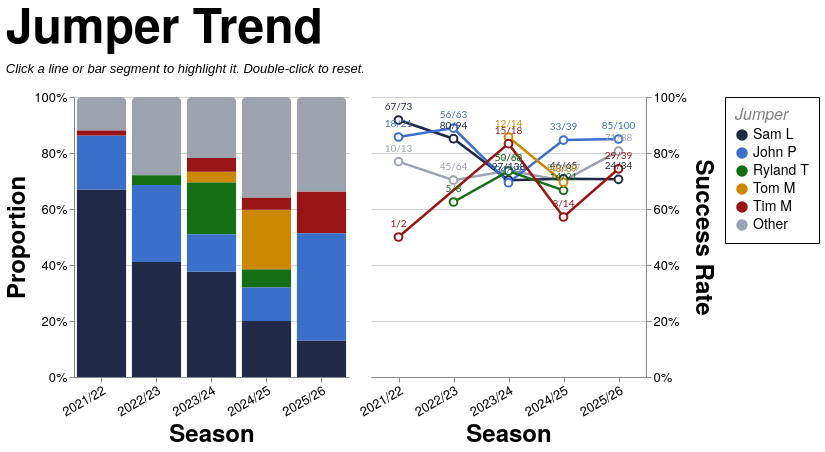

Write a Vega-Lite specification for this figure.
### Vega-Lite specification from a JSON file in a GitHub repository (floating-point values rounded to 4 significant figures; data arrays with more than 128 entries replaced by an {"elided": "..."} marker saying what was removed)
{"config": {"axis": {"labelFont": "PT Sans Narrow, Helvetica Neue, Helvetica, Arial, sans-serif", "titleFont": "PT Sans Narrow, Helvetica Neue, Helvetica, Arial, sans-serif", "labelFontSize": 13, "titleFontSize": 24, "gridColor": "#202947", "gridOpacity": 0.2, "zindex": 1}, "text": {"font": "Lato, sans-serif"}, "bar": {"cornerRadiusEnd": 5}, "header": {"labelFont": "PT Sans Narrow, Helvetica Neue, Helvetica, Arial, sans-serif", "titleFont": "PT Sans Narrow, Helvetica Neue, Helvetica, Arial, sans-serif", "labelFontSize": 24, "titleFontSize": 28, "labelFontWeight": "bold", "orient": "left"}, "legend": {"labelFont": "PT Sans Narrow, Helvetica Neue, Helvetica, Arial, sans-serif", "titleFont": "PT Sans Narrow, Helvetica Neue, Helvetica, Arial, sans-serif", "labelFontSize": 14, "titleFontSize": 16, "titlePadding": 5, "fillColor": "white", "strokeColor": "black", "padding": 10, "titleFontWeight": "lighter", "titleFontStyle": "italic", "titleColor": "gray", "offset": 10}, "title": {"font": "PT Sans Narrow, Helvetica Neue, Helvetica, Arial, sans-serif", "fontSize": 48, "fontWeight": "bold", "anchor": "start", "align": "center", "titlePadding": 20, "subtitlePadding": 10, "subtitleFontSize": 13, "subtitleColor": "", "subtitleFontStyle": "italic", "offset": 15, "color": "black"}, "axisX": {"labelAngle": 0}, "facet": {"title": null, "header": null, "align": {"row": "each", "column": "each"}, "spacing": 10}, "resolve": {"scale": {"y": "independent", "facet": "independent"}}, "background": "transparent", "scale": {"offsetBandPaddingOuter": 0.2, "offsetBandPaddingInner": 0.1}, "view": {"stroke": null, "background": "transparent"}}, "hconcat": [{"mark": {"type": "bar", "opacity": 0.85}, "encoding": {"color": {"field": "jumper_tier", "scale": {"domain": ["Sam L", "John P", "Ryland T", "Tom M", "Tim M", "Other"], "range": ["#202946", "#3a6fcc", "#146f14", "#cc8800", "#991515", "#9ca3af"]}, "title": "Jumper", "type": "nominal"}, "opacity": {"condition": {"param": "param_12", "value": 1.0, "empty": true}, "value": 0.2}, "order": {"field": "tier_sort_order", "sort": "ascending", "type": "quantitative"}, "tooltip": [{"field": "season", "title": "Season", "type": "nominal"}, {"field": "jumper_tier_name", "title": "Jumper", "type": "nominal"}, {"field": "attempts", "format": ",.0f", "title": "Attempts", "type": "quantitative"}, {"field": "won", "format": ",.0f", "title": "Won", "type": "quantitative"}, {"field": "success_rate", "format": ".1%", "title": "Success Rate", "type": "quantitative"}], "x": {"axis": {"labelAngle": -30}, "field": "season", "sort": ["2021/22", "2022/23", "2023/24", "2024/25", "2025/26"], "title": "Season", "type": "nominal"}, "y": {"axis": {"format": "%", "orient": "left"}, "field": "attempts", "stack": "normalize", "title": "Proportion", "type": "quantitative"}}, "height": 280, "name": "view_12", "transform": [{"filter": "(loSquad == 'All' || datum.squad == loSquad) && (loGameType == 'All' || (loGameType == 'League + Cup' && (datum.game_type == 'League' || datum.game_type == 'Cup')) || (loGameType == 'League only' && datum.game_type == 'League') || datum.game_type == loGameType) && (loThrower == 'All' || datum.thrower == loThrower) && (loArea == 'All' || datum.area == loArea) && (loNumbers == 'All' || datum.numbers == loNumbers)"}, {"aggregate": [{"op": "count", "as": "attempts"}, {"op": "sum", "field": "won", "as": "won"}], "groupby": ["season", "jumper_tier", "jumper_tier_name"]}, {"joinaggregate": [{"op": "sum", "field": "attempts", "as": "season_attempts"}], "groupby": ["season"]}, {"calculate": "datum.attempts / datum.season_attempts", "as": "norm_count"}, {"calculate": "datum.won / datum.attempts", "as": "success_rate"}, {"calculate": "datum.won + '/' + datum.attempts", "as": "won_attempts_label"}, {"calculate": "datum.jumper_tier == 'Sam L' ? 0 : datum.jumper_tier == 'John P' ? 1 : datum.jumper_tier == 'Ryland T' ? 2 : datum.jumper_tier == 'Tom M' ? 3 : datum.jumper_tier == 'Tim M' ? 4 : 999", "as": "tier_sort_order"}], "width": {"step": 55}}, {"layer": [{"mark": {"type": "line", "point": {"fill": "white", "filled": false, "size": 60}, "strokeWidth": 2.5}, "encoding": {"color": {"field": "jumper_tier", "scale": {"domain": ["Sam L", "John P", "Ryland T", "Tom M", "Tim M", "Other"], "range": ["#202946", "#3a6fcc", "#146f14", "#cc8800", "#991515", "#9ca3af"]}, "title": "Jumper", "type": "nominal"}, "detail": {"field": "jumper_tier", "type": "nominal"}, "opacity": {"condition": {"param": "param_12", "value": 1.0, "empty": true}, "value": 0.2}, "tooltip": [{"field": "season", "title": "Season", "type": "nominal"}, {"field": "jumper_tier_name", "title": "Jumper", "type": "nominal"}, {"field": "attempts", "format": ",.0f", "title": "Attempts", "type": "quantitative"}, {"field": "won", "format": ",.0f", "title": "Won", "type": "quantitative"}, {"field": "success_rate", "format": ".1%", "title": "Success Rate", "type": "quantitative"}], "x": {"axis": {"labelAngle": -30}, "field": "season", "sort": ["2021/22", "2022/23", "2023/24", "2024/25", "2025/26"], "title": "Season", "type": "nominal"}, "y": {"axis": {"format": "%", "orient": "right"}, "field": "success_rate", "scale": {"domainMax": 1, "nice": true}, "title": "Success Rate", "type": "quantitative"}}, "name": "view_11", "transform": [{"filter": "(loSquad == 'All' || datum.squad == loSquad) && (loGameType == 'All' || (loGameType == 'League + Cup' && (datum.game_type == 'League' || datum.game_type == 'Cup')) || (loGameType == 'League only' && datum.game_type == 'League') || datum.game_type == loGameType) && (loThrower == 'All' || datum.thrower == loThrower) && (loArea == 'All' || datum.area == loArea) && (loNumbers == 'All' || datum.numbers == loNumbers)"}, {"aggregate": [{"op": "count", "as": "attempts"}, {"op": "sum", "field": "won", "as": "won"}], "groupby": ["season", "jumper_tier", "jumper_tier_name"]}, {"joinaggregate": [{"op": "sum", "field": "attempts", "as": "season_attempts"}], "groupby": ["season"]}, {"calculate": "datum.attempts / datum.season_attempts", "as": "norm_count"}, {"calculate": "datum.won / datum.attempts", "as": "success_rate"}, {"calculate": "datum.won + '/' + datum.attempts", "as": "won_attempts_label"}, {"calculate": "datum.jumper_tier == 'Sam L' ? 0 : datum.jumper_tier == 'John P' ? 1 : datum.jumper_tier == 'Ryland T' ? 2 : datum.jumper_tier == 'Tom M' ? 3 : datum.jumper_tier == 'Tim M' ? 4 : 999", "as": "tier_sort_order"}]}, {"mark": {"type": "text", "align": "center", "baseline": "bottom", "dy": -8, "fontSize": 10}, "encoding": {"color": {"field": "jumper_tier", "scale": {"domain": ["Sam L", "John P", "Ryland T", "Tom M", "Tim M", "Other"], "range": ["#202946", "#3a6fcc", "#146f14", "#cc8800", "#991515", "#9ca3af"]}, "title": "Jumper", "type": "nominal"}, "detail": {"field": "jumper_tier", "type": "nominal"}, "opacity": {"condition": {"param": "param_12", "value": 1.0, "empty": true}, "value": 0.2}, "text": {"field": "won_attempts_label", "type": "nominal"}, "x": {"axis": {"labelAngle": -30}, "field": "season", "sort": ["2021/22", "2022/23", "2023/24", "2024/25", "2025/26"], "title": "Season", "type": "nominal"}, "y": {"axis": {"format": "%", "orient": "right"}, "field": "success_rate", "scale": {"domainMax": 1, "nice": true}, "title": "Success Rate", "type": "quantitative"}}, "transform": [{"filter": "(loSquad == 'All' || datum.squad == loSquad) && (loGameType == 'All' || (loGameType == 'League + Cup' && (datum.game_type == 'League' || datum.game_type == 'Cup')) || (loGameType == 'League only' && datum.game_type == 'League') || datum.game_type == loGameType) && (loThrower == 'All' || datum.thrower == loThrower) && (loArea == 'All' || datum.area == loArea) && (loNumbers == 'All' || datum.numbers == loNumbers)"}, {"aggregate": [{"op": "count", "as": "attempts"}, {"op": "sum", "field": "won", "as": "won"}], "groupby": ["season", "jumper_tier", "jumper_tier_name"]}, {"joinaggregate": [{"op": "sum", "field": "attempts", "as": "season_attempts"}], "groupby": ["season"]}, {"calculate": "datum.attempts / datum.season_attempts", "as": "norm_count"}, {"calculate": "datum.won / datum.attempts", "as": "success_rate"}, {"calculate": "datum.won + '/' + datum.attempts", "as": "won_attempts_label"}, {"calculate": "datum.jumper_tier == 'Sam L' ? 0 : datum.jumper_tier == 'John P' ? 1 : datum.jumper_tier == 'Ryland T' ? 2 : datum.jumper_tier == 'Tom M' ? 3 : datum.jumper_tier == 'Tim M' ? 4 : 999", "as": "tier_sort_order"}]}], "height": 280, "width": {"step": 55}}], "data": {"name": "data-fd869374c524b7f4370729797031fb65"}, "params": [{"name": "loSquad", "value": "All"}, {"name": "loSeason", "value": "All"}, {"name": "loGameType", "value": "All"}, {"name": "loThrower", "value": "All"}, {"name": "loJumper", "value": "All"}, {"name": "loArea", "value": "All"}, {"name": "loNumbers", "value": "All"}, {"name": "param_12", "select": {"type": "point", "clear": "dblclick", "fields": ["jumper_tier"], "on": "click"}, "views": ["view_12", "view_11"]}], "resolve": {"scale": {"color": "shared"}}, "spacing": 8, "title": {"text": "Jumper Trend", "subtitle": "Click a line or bar segment to highlight it. Double-click to reset."}, "$schema": "https://vega.github.io/schema/vega-lite/v5.20.1.json", "datasets": {"data-fd869374c524b7f4370729797031fb65": {"elided": "1291 records"}}}
